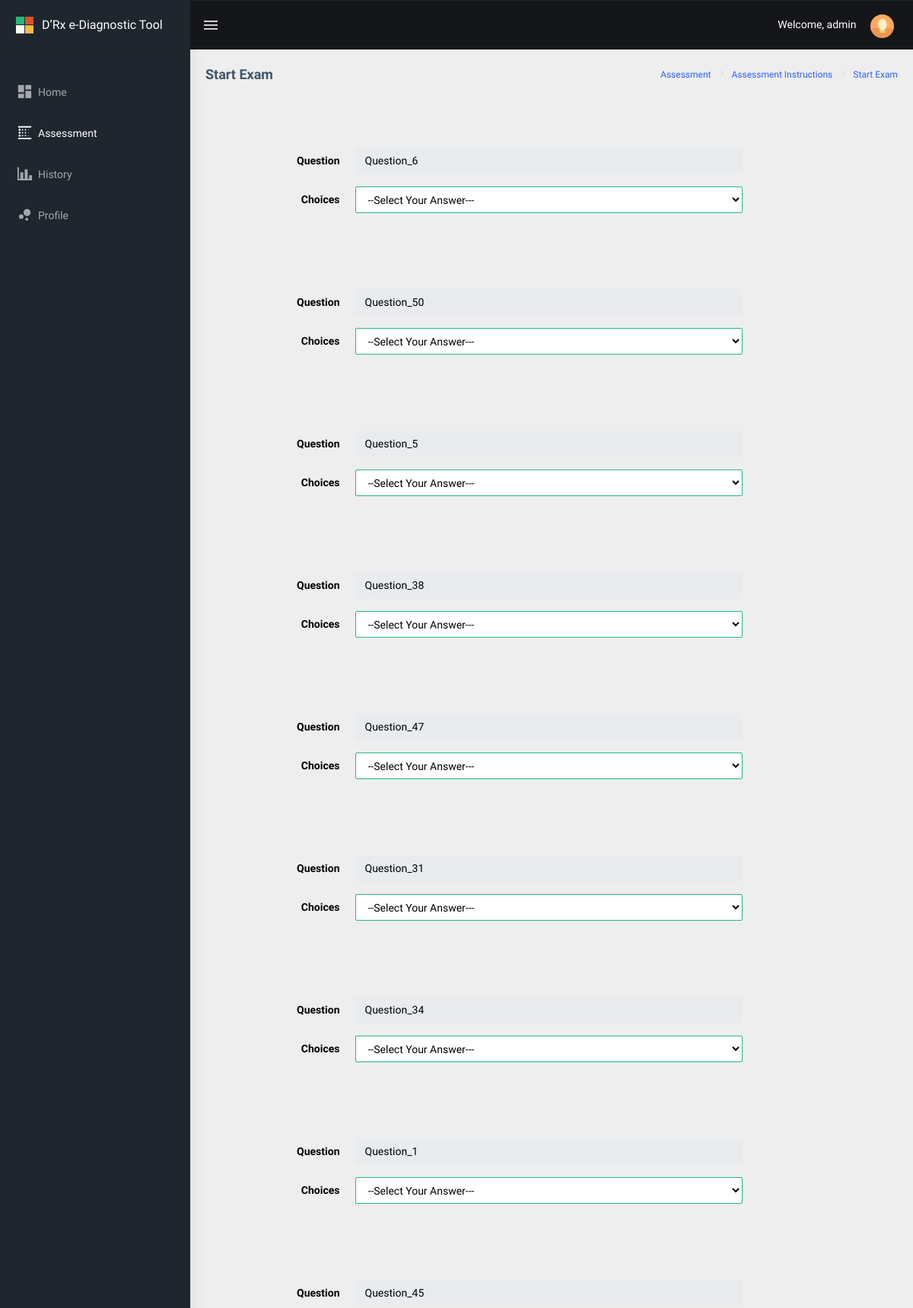
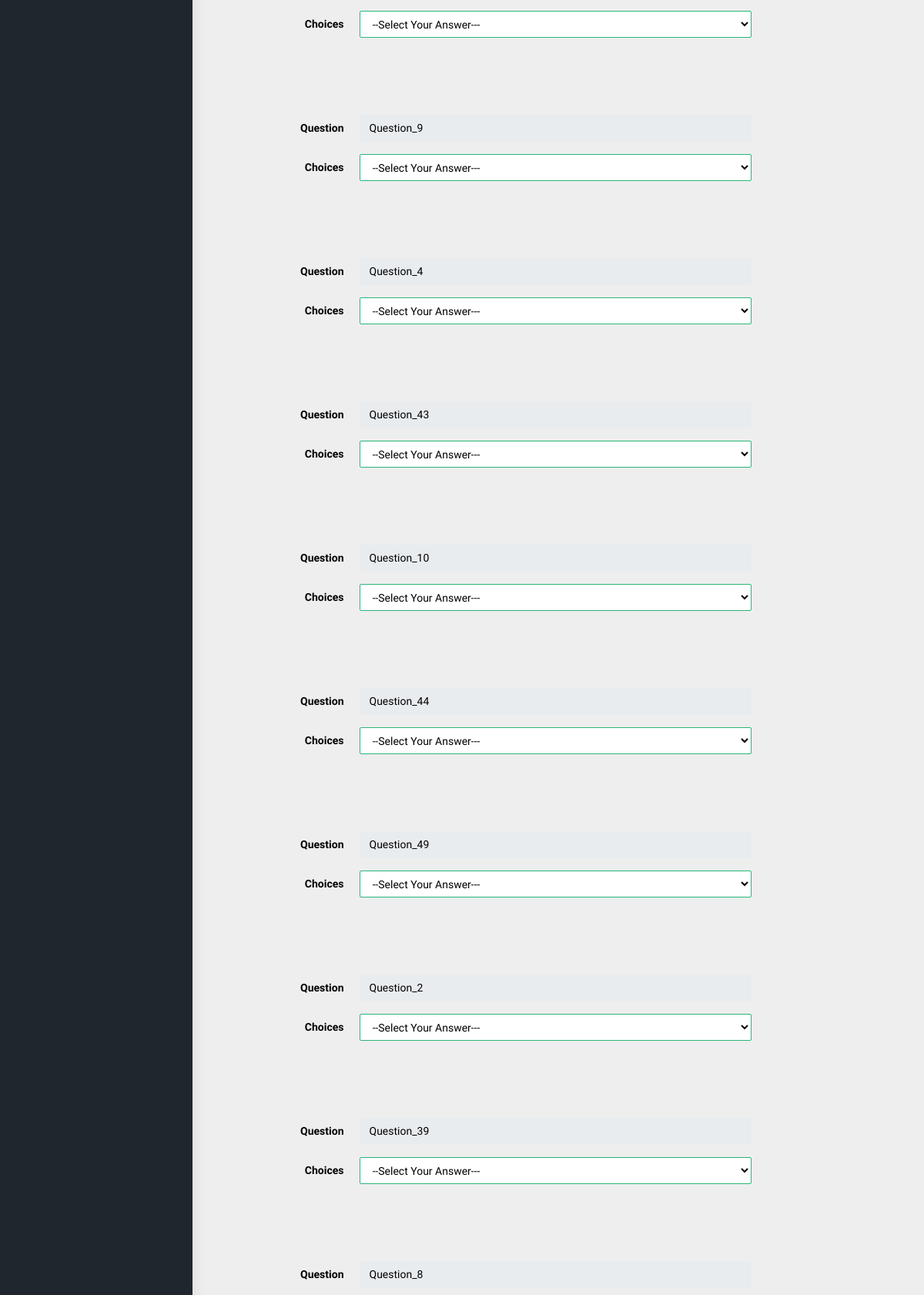
The page /public/main/student/assessment/domains/startexam/index.php (signed in, upper part) on the database its author committed (2 pictures, top to bottom).
### tables this page shows
CREATE TABLE `drxassessment_assessment` (
  `drxassessment_id` int(11) NOT NULL,
  `drxassessment_question1` text NOT NULL,
  `drxassessment_answer` text NOT NULL,
  `drxassessment_answer_value` text NOT NULL,
  `drxassessment_domain` text NOT NULL,
  `drxassessment_question_image` text NOT NULL,
  `drxassessment_q1_answer_1` text NOT NULL,
  `drxassessment_q1_answer_2` text NOT NULL,
  `drxassessment_q1_answer_3` text NOT NULL,
  `drxassessment_q1_answer_4` text NOT NULL,
  `drxassessment_order` int(11) NOT NULL,
  `drxassessment_order_value` text NOT NULL,
  `drxassessment_status` int(1) NOT NULL,
  `drxassessment_created_at` datetime NOT NULL,
  `drxassessment_updated_at` datetime NOT NULL
);

### public/main/student/assessment/domains/startexam/index.php (the view, shortened to what this page needs)
<?php
include("../../../../../../config/common/asdasf9z09x0c90zx90123.php");
$connection->setAttribute(PDO::ATTR_ERRMODE, PDO::ERRMODE_EXCEPTION);
if (!empty($_SESSION['drxassessmentname'])) {
    $drxassessmentname = $_SESSION['drxassessmentname'];
} else {
    $drxassessmentname = "";
}
if (!empty($_SESSION['drxassessmentprofilepic'])) {
    $drxassessmentprofilepic = $_SESSION['drxassessmentprofilepic'];
} else {
    $drxassessmentprofilepic = "";
}
?>
<!DOCTYPE html>
<html dir="ltr" lang="en">
<head>
    <link href="../../../../../assets/libs/flot/css/float-chart.css" rel="stylesheet">
    <link href="../../../../../dist/css/style.min.css" rel="stylesheet">
    <link href="../../../../../assets/libs/datatables.net-bs4/css/dataTables.bootstrap4.css" rel="stylesheet">
    <link href="../../../../../dist/modal/modal.css" rel="stylesheet">
</head>
<body>
    <div id="main-wrapper">
        <header class="topbar" data-navbarbg="skin5">
            <nav class="navbar top-navbar navbar-expand-md navbar-dark">
                <div class="navbar-header" data-logobg="skin5">
                    <a class="navbar-brand" href="../../../../../main/teacher">
                        <b class="logo-icon p-l-10">
                            <img src="../../../../../assets/images/logo-icon.png" alt="homepage" class="light-logo" />
                        </b>
                        <span class="logo-text">
                             <span style="font-size: 16px;">D’Rx e-Diagnostic Tool</span>
                        </span>
                    </a>
                </div>
                <div class="navbar-collapse collapse" id="navbarSupportedContent" data-navbarbg="skin5">
                    <ul class="navbar-nav float-left mr-auto">
                        <li class="nav-item d-none d-md-block"><a class="nav-link sidebartoggler waves-effect waves-light" href="javascript:void(0)" data-sidebartype="mini-sidebar"><i class="mdi mdi-menu font-24"></i></a></li>
                    </ul>
                    <ul class="navbar-nav float-right">
                        <li class="nav-item dropdown">
                          <span style="color: #fff;">Welcome, <?php echo $drxassessmentname; ?></span>
                            <a class="nav-link dropdown-toggle text-muted waves-effect waves-dark pro-pic" href="" data-toggle="dropdown" aria-haspopup="true" aria-expanded="false"><img src="../../../../../assets/images/<?php echo $drxassessmentprofilepic; ?>" alt="user" class="rounded-circle" width="31" height="31"></a>
                        </li>
                    </ul>
                </div>
            </nav>
        </header>
        <aside class="left-sidebar" data-sidebarbg="skin5">
            <div class="scroll-sidebar">
								<nav class="sidebar-nav">
                    <ul id="sidebarnav" class="p-t-30">
                        <li class="sidebar-item"> <a class="sidebar-link waves-effect waves-dark sidebar-link" href="../../../" aria-expanded="false"><i class="mdi mdi-view-dashboard"></i><span class="hide-menu">Home</span></a></li>
												<li class="active sidebar-item"> <a class="active sidebar-link waves-effect waves-dark sidebar-link" href="../../" aria-expanded="false"><i class="mdi mdi-blur-linear"></i><span class="hide-menu">Assessment</span></a></li>
                        <li class="sidebar-item"> <a class="sidebar-link waves-effect waves-dark sidebar-link" href="../../../history/" aria-expanded="false"><i class="mdi mdi-chart-bar"></i><span class="hide-menu">History</span></a></li>
                        <li class="sidebar-item"> <a class="sidebar-link waves-effect waves-dark sidebar-link" href="../../../profile/" aria-expanded="false"><i class="mdi mdi-chart-bubble"></i><span class="hide-menu">Profile</span></a></li>
                    </ul>
                </nav>
            </div>
        </aside>
        <div class="page-wrapper">
             <div class="page-breadcrumb">
                <div class="row">
                    <div class="col-12 d-flex no-block align-items-center">
                        <h4 class="page-title">Start Exam</h4>
                        <div class="ml-auto text-right">
                            <nav aria-label="breadcrumb">
                                <ol class="breadcrumb">
                                    <li class="breadcrumb-item active" aria-current="page"><a href="../../../">Assessment</a></li>
                                    <li class="breadcrumb-item active" aria-current="page"><a href="../../">Assessment Instructions</a></li>
                                    <li class="breadcrumb-item active" aria-current="page"><a href="../startexam/">Start Exam</a></li>
                                </ol>
                            </nav>
                        </div>
                    </div>
                </div>
            </div>
        <div class="container-fluid">
            <div class="card-body">
                    <form method="POST" enctype="multipart/form-data">
                        <?php
                        $resultdomain = $connection->prepare("SELECT DISTINCT drxassessment_domain_name FROM drxassessment_assessment_domains");
                        $resultdomain->execute();
                                 while ($rowd = $resultdomain->fetch(PDO::FETCH_ASSOC))
                                 {
                                        $domain_name = $rowd['drxassessment_domain_name'];
                        ?>
                        <?php
                        $result2 = $connection->prepare("SELECT * FROM drxassessment_assessment
                                                         WHERE drxassessment_domain = '$domain_name'
                                                         ORDER BY RAND()
                                                       ");
                        $result2->execute();
                                 while ($row2 = $result2->fetch(PDO::FETCH_ASSOC))
                                 {
                                        $drxassessment_question1 = $row2['drxassessment_question1'];
                        ?> <br /> <br />
                            <div class="form-group row" style="margin-right: 20%;">
                                    <strong class="col-sm-3 text-right control-label col-form-label" style="color: #000;">Question</strong>
                                    <div class="col-sm-9" style="color: #000;">
                                            <input type="text" class="form-control" id="drxassessment_question_student" name="drxassessment_question_student[]" value="<?php echo $drxassessment_question1; ?>" style="color: #000; width: 100%;" readonly>
                                    </div>
                            </div>
                            <div class="form-group row" style="margin-right: 20%;">
                                <strong class="col-sm-3 text-right control-label col-form-label" style="color: #000;">Choices</strong>
                                    <div class="col-sm-9">
                                        <select class="form-control is-valid" name="drxassessment_student_answer[]" id="drxassessment_student_answer" style="color: #000;" required>
                                            <option value="" disabled selected>--Select Your Answer---</option>
                                        </select>
                                    </div>
                            </div> <br /> <br />
                        <?php
                        } }
                        ?>
                    </form>
        </div>
    </div>
    </div>
</body>
</html>

### rows shown on the page
drxassessment_assessment: drxassessment_question1 "Question_6"
drxassessment_assessment: drxassessment_question1 "Question_50"
drxassessment_assessment: drxassessment_question1 "Question_5"
drxassessment_assessment: drxassessment_question1 "Question_38"
drxassessment_assessment: drxassessment_question1 "Question_47"
drxassessment_assessment: drxassessment_question1 "Question_31"
drxassessment_assessment: drxassessment_question1 "Question_34"
drxassessment_assessment: drxassessment_question1 "Question_1"
drxassessment_assessment: drxassessment_question1 "Question_45"
drxassessment_assessment: drxassessment_question1 "Question_9"
drxassessment_assessment: drxassessment_question1 "Question_4"
drxassessment_assessment: drxassessment_question1 "Question_43"
drxassessment_assessment: drxassessment_question1 "Question_10"
drxassessment_assessment: drxassessment_question1 "Question_44"
drxassessment_assessment: drxassessment_question1 "Question_49"
drxassessment_assessment: drxassessment_question1 "Question_2"
drxassessment_assessment: drxassessment_question1 "Question_39"
drxassessment_assessment: drxassessment_question1 "Question_8"

### other values the page prints
$drxassessmentname "admin"
